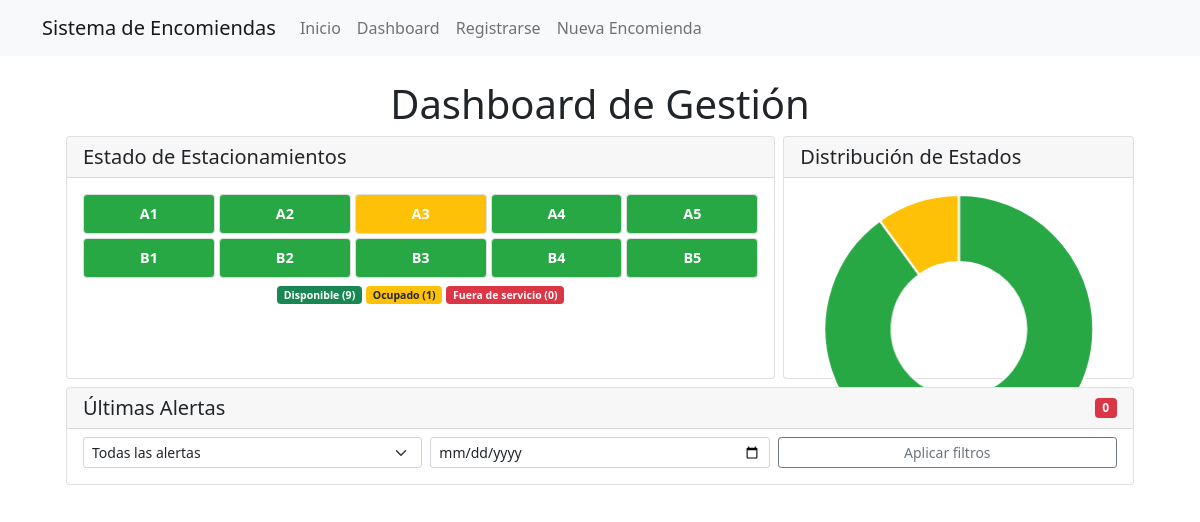
Page /dashboard on the earlier database version.
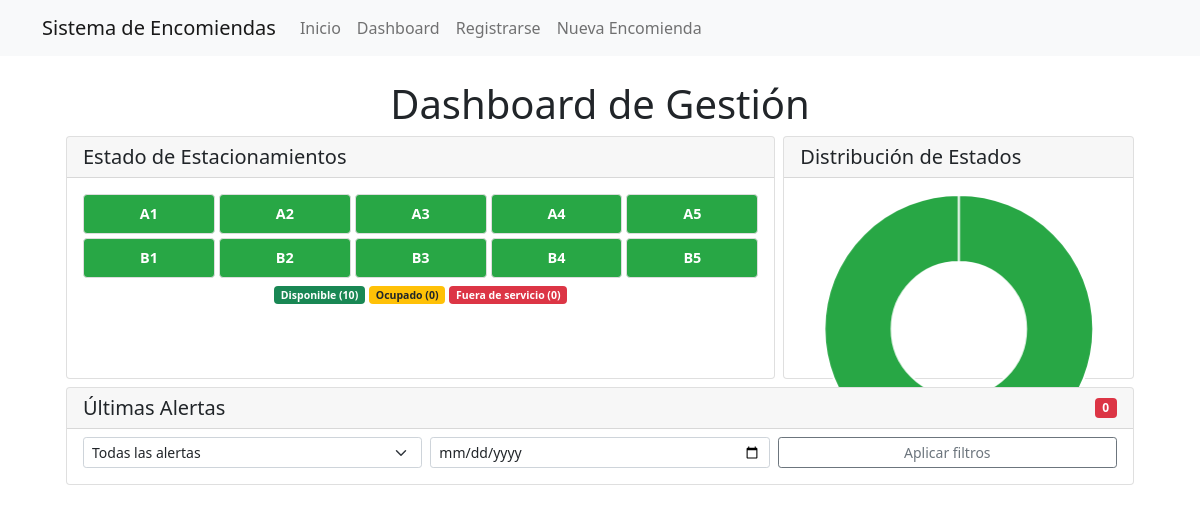
Same page on the later database version.
### app.py (the view)
@app.route('/dashboard')
def dashboard():
    conn = get_db_connection()
    garajes = conn.execute('SELECT * FROM garajes').fetchall()
    alertas = conn.execute('SELECT * FROM alertas ORDER BY fecha DESC LIMIT 5').fetchall()
    estados_estacionamientos = {
        'disponible': 0,
        'ocupado': 0,
        'fuera_de_servicio': 0
    }
    for garaje in garajes:
        estado = garaje['estado']
        if estado in estados_estacionamientos:
            estados_estacionamientos[estado] += 1
        else:
            estados_estacionamientos['fuera_de_servicio'] += 1
    conn.close()
    return render_template('dashboard.html',
                           garajes=garajes,
                           alertas=alertas,
                           estados_estacionamientos=estados_estacionamientos)

### app.py (called while the page is built)
def get_db_connection():
    conn = sqlite3.connect('database.db')
    conn.row_factory = sqlite3.Row
    return conn

### templates/dashboard.html (shortened to what this page needs)
{% extends "base.html" %}
{% block content %}
<div class="container-fluid px-4">
    <h1 class="text-center my-2">Dashboard de Gestión</h1>
    <div class="row g-2">
        <div class="col-md-8">
            <div class="card h-100">
                <div class="card-header py-2">
                    <h5 class="mb-0">Estado de Estacionamientos</h5>
                </div>
                <div class="card-body">
                    <div id="mapaEstacionamientos" class="row row-cols-5 g-1 mb-2">
                        {% for garaje in garajes %}
                        <div class="col">
                            <div class="estacionamiento {{ garaje['estado'] }} p-1 text-center text-white" data-id="{{ garaje['id'] }}">
                                {{ garaje['id'] }}
                            </div>
                        </div>
                        {% endfor %}
                    </div>
                    <div class="d-flex justify-content-center small">
                        <span class="badge bg-success me-1">Disponible ({{ estados_estacionamientos['disponible'] }})</span>
                        <span class="badge bg-warning text-dark me-1">Ocupado ({{ estados_estacionamientos['ocupado'] }})</span>
                        <span class="badge bg-danger">Fuera de servicio ({{ estados_estacionamientos['fuera_de_servicio'] }})</span>
                    </div>
                </div>
            </div>
        </div>
        <div class="col-md-4">
            <div class="card h-100">
                <div class="card-header py-2">
                    <h5 class="mb-0">Distribución de Estados</h5>
                </div>
                <div class="card-body">
                    <canvas id="estadosChart"></canvas>
                </div>
            </div>
        </div>
    </div>
    <div class="row mt-2">
        <div class="col-12">
            <div class="card">
                <div class="card-header py-2 d-flex justify-content-between align-items-center">
                    <h5 class="mb-0">Últimas Alertas</h5>
                    <span class="badge bg-danger" id="alertas-no-leidas">0</span>
                </div>
                <div class="card-body py-2">
                    <div class="row g-2 mb-2">
                        <div class="col-md-4">
                            <select class="form-select form-select-sm" id="filtroTipoAlerta">
                                <option value="todas">Todas las alertas</option>
                            </select>
                        </div>
                        <div class="col-md-4">
                            <input type="date" class="form-control form-control-sm" id="filtroFechaAlerta">
                        </div>
                        <div class="col-md-4">
                            <button class="btn btn-sm btn-outline-secondary w-100">Aplicar filtros</button>
                        </div>
                    </div>
                </div>
            </div>
        </div>
    </div>
</div>
{% endblock %}

Differences in the rows shown:
changed garajes "A3": estado "ocupado" → "disponible" (drawn)
Other differences:
{{ estados_estacionamientos['disponible'] }}: "9" → "10"
{{ estados_estacionamientos['ocupado'] }}: "1" → "0"
chart data {{ estados_estacionamientos | tojson | safe }}: {"disponible": 9, "fuera_de_servicio": 0, "ocupado": 1} → {"disponible": 10, "fuera_de_servicio": 0, "ocupado": 0}
